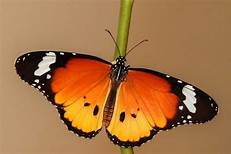
#> input picture tp2/papillon.jpg, 231 x 154 px
$ jupyter execute segmentation.ipynb   (older library calls are emulated)
#> lines starting #> are read from the running program, lines starting #| are printed output that depends on the picture
<HTML>
    <BODY>
        <H1 style="color:#e320c2">Qu’est-ce que le segmentation?</H1>
        <P>En vision par ordinateur, la segmentation d'image est le processus de partitionnement d'une image en plusieurs segments. Le but de la segmentation d'une image est de changer la représentation d'une image en quelque chose de plus significatif et plus facile à analyser. Il est généralement utilisé pour localiser des objets et créer des limites.

Ce n'est pas une bonne idée de traiter une image entière car de nombreuses parties d'une image peuvent ne pas contenir d'informations utiles. Par conséquent, en segmentant l'image, nous pouvons utiliser uniquement les segments importants pour le traitement.

Une image est essentiellement un ensemble de pixels donnés. Dans la segmentation d'image, les pixels qui ont des attributs similaires sont regroupés. La segmentation d'image crée un masque par pixel pour les objets dans une image, ce qui nous donne une compréhension plus complète et granulaire de l'objet.</P>
       </BODY>
</HTML>

[cell 1]
import numpy as np
import cv2
from sklearn.cluster import KMeans
from sklearn.cluster import MiniBatchKMeans
import skimage.io
import matplotlib.pyplot as plt

image = cv2.imread('papillon.jpg')
#> image is the input picture: shape (154, 231, 3); mean B, G, R 69.3, 114.8, 164.4
(h1, w1) = image.shape[:2]
#> h1 = 154; w1 = 231

image = cv2.cvtColor(image, cv2.COLOR_BGR2LAB)
#> image: shape (154, 231, 3); mean of channels 0, 1, 2 133.9, 142.6, 159.5

image = image.reshape((image.shape[0] * image.shape[1], 3))

clt = KMeans(n_clusters = 2)

labels = clt.fit_predict(image)
quant = clt.cluster_centers_.astype("uint8")[labels]

#reshape the feature vectors to images
quant = quant.reshape((h1, w1, 3))
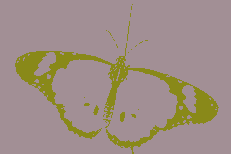
#> quant: shape (154, 231, 3); mean of channels 0, 1, 2 133.7, 142.3, 158.9; drawn as B, G, R
image = image.reshape((h1, w1, 3))

# convert from L*a*b* to RGB
quant = cv2.cvtColor(quant, cv2.COLOR_LAB2BGR)
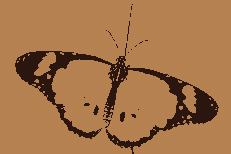
#> quant: shape (154, 231, 3); mean B, G, R 72.8, 115.8, 164.8
image = cv2.cvtColor(image, cv2.COLOR_LAB2BGR)

cv2.imwrite('papillon2.jpg', quant)
plt.imshow(image)

cv2.imread('papillon.jpg')
cv2.waitKey(0)
cv2.destroyAllWindows()

<html>
    <body>
        <h1 style="color:#e320c2"><B>Bruitage</B></h1>
        <p>Dans une image numérique on appelle bruit numérique toute fluctuation parasite ou dégradation que subit l'image de l'instant de son acquisition jusqu'à son enregistrement. Le bruit numérique est une notion générale à tout type d'image numérique, et ce quel que soit le type du capteur à l'origine de son acquisition (appareil photo numérique, scanner, caméra thermique...etc). Les sources de bruit numérique sont multiples, certaines sont physiques liées à la qualité de l’éclairage, de la scène, la température du capteur1, la stabilité du capteur de l'image durant l'acquisition, d'autres apparaissent durant la numérisation de l'information</p>
    </body>
</html>

[cell 2]
import skimage.io
import matplotlib.pyplot as plt
from ipywidgets import interact, interactive, fixed, interact_manual
import ipywidgets as widgets
img_path="papillon.jpg"
img = skimage.io.imread(img_path)/255.0


def plotnoise(mode):
    img_path="papillon.jpg"
    img = skimage.io.imread(img_path)/255.0
    #plt.subplot(r,c,i)
    if mode is not None:
        gimg = skimage.util.random_noise(img, mode=mode)
        plt.imshow(gimg)
    else:
        plt.imshow(img)
    plt.title(mode)
    plt.axis("off")


plt.figure(figsize=(18,24))
r=4
c=2
#interaction
interact(plotnoise,mode=["gaussian","localvar","poisson", "salt","pepper","s&p","speckle"]);
#> the sliders are set to mode = gaussian


plt.show()
# [9 lines of commented-out code are left out]

<html>
    <body>
        <h1 style="color:#e320c2"><B>Median Filtre</B></h1>
        <p>Un filtre médian est un filtre qui lisse et supprime le bruit des images. En appliquant ce filtre, vous pouvez rendre l'image entière floue.

Ce filtre remplace le pixel d'intérêt par la valeur médiane des pixels périphériques.

De plus, comme dans le temps précédent, le traitement de filtrage ne peut pas être effectué sur le bord de l'image, donc un traitement de remplissage à 0 utilisant 0 est effectué pour les pixels inexistants.</p>
    </body>
</html>

[cell 3]
import scipy.misc
import scipy.ndimage
import skimage.filters
import sklearn.metrics
from PIL import Image, ImageFilter

[cell 4]
img_path="papillon.jpg"
img = skimage.io.imread(img_path)/255.0
def plotnoise(img, mode, r, c, i):
#> called with mode = 'gaussian', r = 4, c = 2, i = 1
    plt.subplot(r,c,i)
    if mode is not None:
        gimg = skimage.util.random_noise(img, mode=mode)
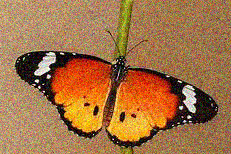
#> gimg: shape (154, 231, 3) float64; mean R, G, B 0.642, 0.453, 0.278
        plt.imshow(gimg)
    else:
        plt.imshow(img)
    plt.title(mode)
    plt.axis("off")


plt.figure(figsize=(18,24))
r=4
c=2
plotnoise(img, "gaussian", r,c,1)
median_filtered = scipy.ndimage.median_filter(img, size=3)
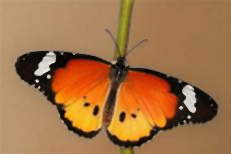
#> median_filtered: shape (154, 231, 3) float64; mean R, G, B 0.631, 0.447, 0.279
plt.imshow(median_filtered, cmap='gray')
plotnoise(img, "localvar", r,c,2)
#> call 2 of plotnoise, with mode = 'localvar', r = 4, c = 2, i = 2
#> in plotnoise (call 2), `gimg = skimage.util.random_noise(img, mode=mode)`:
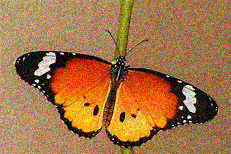
#> gimg: shape (154, 231, 3) float64; mean R, G, B 0.641, 0.453, 0.279
median_filtered = scipy.ndimage.median_filter(img, size=3)
plt.imshow(median_filtered, cmap='gray')
plotnoise(img, "poisson", r,c,3)
median_filtered = scipy.ndimage.median_filter(img, size=3)
plt.imshow(median_filtered, cmap='gray')
plotnoise(img, "salt", r,c,4)
#> call 4 of plotnoise, with mode = 'salt', r = 4, c = 2, i = 4
#> in plotnoise (call 4), `gimg = skimage.util.random_noise(img, mode=mode)`:
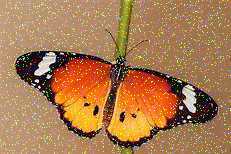
#> gimg: shape (154, 231, 3) float64; mean R, G, B 0.662, 0.478, 0.309
median_filtered = scipy.ndimage.median_filter(img, size=3)
plt.imshow(median_filtered, cmap='gray')
plotnoise(img, "pepper", r,c,5)
#> in plotnoise (call 5), `gimg = skimage.util.random_noise(img, mode=mode)`:
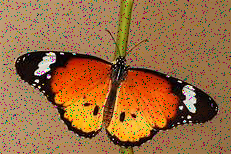
#> gimg: shape (154, 231, 3) float64; mean R, G, B 0.612, 0.427, 0.258
median_filtered = scipy.ndimage.median_filter(img, size=3)
plt.imshow(median_filtered, cmap='gray')
plotnoise(img, "s&p", r,c,6)
#> in plotnoise (call 6), `gimg = skimage.util.random_noise(img, mode=mode)`:
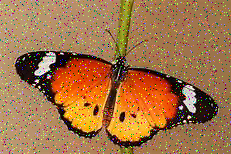
#> gimg: shape (154, 231, 3) float64; mean R, G, B 0.637, 0.452, 0.284
median_filtered = scipy.ndimage.median_filter(img, size=3)
plt.imshow(median_filtered, cmap='gray')
plotnoise(img, "speckle", r,c,7)
#> in plotnoise (call 7), `gimg = skimage.util.random_noise(img, mode=mode)`:
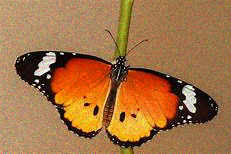
#> gimg: shape (154, 231, 3) float64; mean R, G, B 0.642, 0.45, 0.272
median_filtered = scipy.ndimage.median_filter(img, size=3)
plt.imshow(median_filtered, cmap='gray')
plotnoise(img, None, r,c,8)
median_filtered = scipy.ndimage.median_filter(img, size=3)
plt.imshow(median_filtered, cmap='gray')
plt.show()

<html>
    <body>
        <h1 style="color:#e320c2"><B>Filtre gaussien</B></h1>
        <p>Le filtre gaussien est similaire au filtre moyen mais il implique une moyenne pondérée des pixels environnants et a un paramètre sigma. Le noyau représente une approximation discrète d'une distribution gaussienne. Alors que le filtre gaussien brouille les bords d'une image (comme le filtre moyen), il fait un meilleur travail de préservation des bords qu'un filtre moyen de taille similaire. La fonction 'GaussianBlur' du package Open-CV peut être utilisée pour implémenter un filtre gaussien. La fonction vous permet de spécifier la forme du noyau. Vous pouvez également spécifier l'écart type pour les directions x et y séparément. Si une seule valeur sigma est spécifiée, elle est considérée comme la valeur sigma pour les directions x et y.</p>
    </body>
</html>

[cell 5]
import scipy.misc
import scipy.ndimage
import skimage.filters
import sklearn.metrics
from PIL import Image, ImageFilter

[cell 6]
figure_size = 9
img_path= cv2.cvtColor(image, cv2.COLOR_BGR2HSV) # convert to HSV
#> img_path: shape (154, 231, 3); mean H, S, V 17, 147.3, 164.4
new_image = cv2.GaussianBlur(img_path, (figure_size, figure_size),0)
#> new_image: shape (154, 231, 3); mean H, S, V 17, 147.3, 164.4
plt.figure(figsize=(11,6))
plt.subplot(121), plt.imshow(cv2.cvtColor(img_path, cv2.COLOR_HSV2RGB)),plt.title('Original')
plt.xticks([]), plt.yticks([])
plt.subplot(122), plt.imshow(cv2.cvtColor(new_image, cv2.COLOR_HSV2RGB)),plt.title('Gaussian Filter')
plt.xticks([]), plt.yticks([])
plt.show()
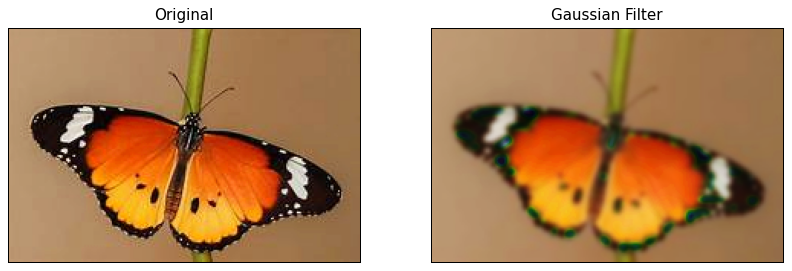
#> figure drawn by matplotlib, 2 panels

<html>
    <body>
        <h1 style="color:#e320c2"><B>Clustering</B></h1>
        <p>K Means est un algorithme de clustering. Les algorithmes de clustering sont des algorithmes non supervisés, ce qui signifie qu’aucune donnée étiquetée n’est disponible. Il est utilisé pour identifier différentes classes ou groupes dans les données données en fonction de la similitude des données. Les points de données du même groupe sont plus similaires aux autres points de données de ce même groupe que ceux des autres groupes.

Le clustering K-means est l’un des algorithmes de clustering les plus couramment utilisés. Ici, k représente le nombre de clusters.

Voyons comment fonctionne le clustering K-means –

1/Choisissez le nombre de clusters que vous souhaitez trouver, soit k.
2/Attribuez au hasard les points de données à l’un des k clusters.
3/Calculez ensuite le centre des grappes.
4/Calculez la distance entre les points de données et les centres de chacun des clusters.
5/En fonction de la distance entre chaque point de données et le cluster, réaffectez les points de données aux clusters les plus proches.
6/Calculez à nouveau le nouveau centre de cluster.
Répétez les étapes 4, 5 et 6 jusqu’à ce que les points de données ne changent pas les clusters, ou jusqu’à ce que nous atteignions le nombre d’itérations attribué.</p>
    </body>
</html>

[cell 7]
# Reshaping the image into a 2D array of pixels and 3 color values (RGB)
pixel_vals = img_path.reshape((-1,3))

# Convert to float type
pixel_vals = np.float32(pixel_vals)
#the below line of code defines the criteria for the algorithm to stop running,
#which will happen is 100 iterations are run or the epsilon (which is the required accuracy)
#becomes 85%
criteria = (cv2.TERM_CRITERIA_EPS + cv2.TERM_CRITERIA_MAX_ITER, 100, 0.85)

# then perform k-means clustering wit h number of clusters defined as 3
#also random centres are initially choosed for k-means clustering
k = 4
retval, labels, centers = cv2.kmeans(pixel_vals, k, None, criteria, 10, cv2.KMEANS_RANDOM_CENTERS)
#> retval = 53062604.3; centers = [[51.14, 115.4, 40.7], [15.56, 116.9, 170], [17.15, 233.1, 53.8], [13.38, 231.9, 228.6]]

# convert data into 8-bit values
centers = np.uint8(centers)
#> centers = [[51, 115, 40], [15, 116, 169], [17, 233, 53], [13, 231, 228]]
segmented_data = centers[labels.flatten()]

# reshape data into the original image dimensions
segmented_image = segmented_data.reshape((img_path.shape))
#> segmented_image: shape (154, 231, 3); mean H, S, V 16.5, 146.5, 163.5

plt.imshow(segmented_image)
